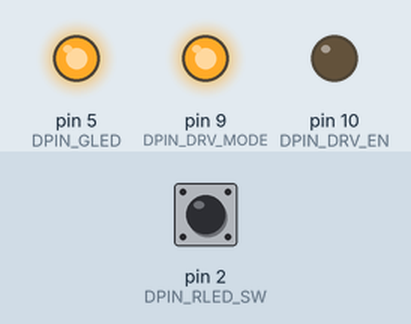
A sketch run on a simulated Arduino Uno, built with avr-gcc and run on an emulated ATmega328P. Shown: output pins drawn as LEDs (lit = HIGH). Inputs (shaded band) come from the test bench; at power-on: pin 2 (DPIN_RLED_SW) LOW. Random numbers use the default seed unless the sketch sets one.

Above: at 1.2 s.
1.3 s: pin 2 (DPIN_RLED_SW) pulled HIGH for 1 s
3.8 s: pin 2 (DPIN_RLED_SW) pulled HIGH for 3.2 s
At 4.85 s:
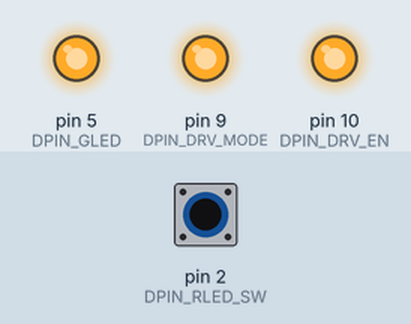
Timing chart, 0 to 8.5 s (numbered marks = the images above; inputs shaded):
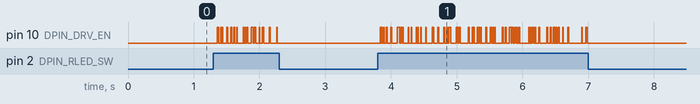

The sketch:

hexbright_demo_dazzle.ino
```cpp
/*
  Hexbright demo firmware: Dazzle
  Andrew Magill  9/2012

  Dazzler flashes while the button is down.
*/

// Pin assignments
#define DPIN_RLED_SW            2
#define DPIN_GLED               5
#define DPIN_PWR                8
#define DPIN_DRV_MODE           9
#define DPIN_DRV_EN             10


void setup()
{
  // If we leave the regulator's enable pin as high-impedance,
  // the regulator will power down the board about a half
  // second after release of the button.
  pinMode(DPIN_PWR,      INPUT);
  digitalWrite(DPIN_PWR, LOW);

  // Initialize GPIO
  pinMode(DPIN_RLED_SW,  INPUT);
  pinMode(DPIN_GLED,     OUTPUT);
  pinMode(DPIN_DRV_MODE, OUTPUT);
  pinMode(DPIN_DRV_EN,   OUTPUT);
  digitalWrite(DPIN_DRV_MODE, HIGH);
  digitalWrite(DPIN_DRV_EN,   LOW);
  digitalWrite(DPIN_GLED, HIGH);
}

void loop()
{
  static unsigned long lastTime;

  if (digitalRead(DPIN_RLED_SW))
  {
    if (millis() - lastTime > 10)
    {
      digitalWrite(DPIN_DRV_EN, random(4)<1);
      lastTime = millis();
    }
  }
  else
    digitalWrite(DPIN_DRV_EN, LOW);
}
```
